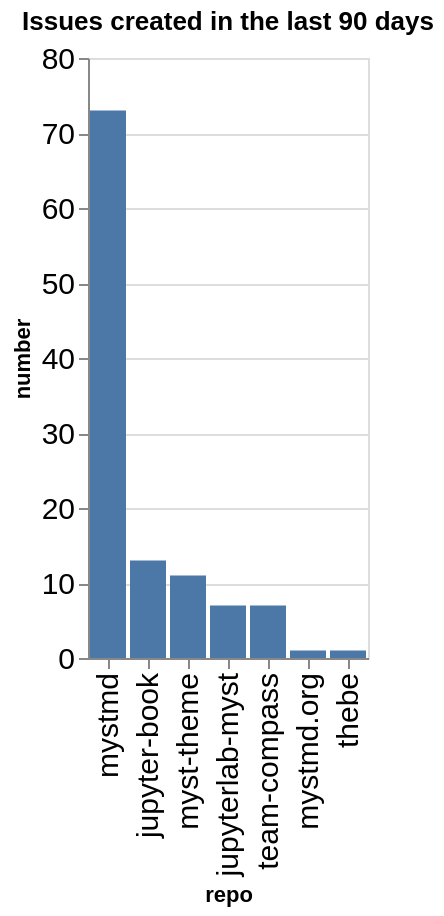

Notebook source saved alongside this figure:
### Code cell
created_counts = created.groupby(['org', 'repo']).count()['number'].reset_index()
created_counts['org/repo'] = created_counts.apply(lambda a: a['org'] + '/' + a['repo'], axis=1)
sorted_vals = created_counts.sort_values(['org', 'number'], ascending=False)['repo'].values
alt.Chart(data=created_counts, title=f"Issues created in the last {n_days} days").mark_bar().encode(
    x=alt.X('repo', sort=alt.Sort(sorted_vals.tolist())),
    y='number',
)

### Figure 1 — Vega-Lite specification as saved in the notebook (floating-point values rounded to 4 significant figures)
{"config": {"axisLeft": {"labelFontSize": 15}, "axisBottom": {"labelFontSize": 15}}, "data": {"name": "data-cb8e444e9986f83034c85cc79a218755"}, "mark": {"type": "bar"}, "encoding": {"x": {"field": "repo", "sort": ["mystmd", "jupyter-book", "myst-theme", "jupyterlab-myst", "team-compass", "mystmd.org", "thebe"], "type": "nominal"}, "y": {"field": "number", "type": "quantitative"}}, "title": "Issues created in the last 90 days", "$schema": "https://vega.github.io/schema/vega-lite/v5.20.1.json", "datasets": {"data-cb8e444e9986f83034c85cc79a218755": [{"org": "jupyter-book", "repo": "jupyter-book", "number": 13, "org/repo": "jupyter-book/jupyter-book"}, {"org": "jupyter-book", "repo": "jupyterlab-myst", "number": 7, "org/repo": "jupyter-book/jupyterlab-myst"}, {"org": "jupyter-book", "repo": "myst-theme", "number": 11, "org/repo": "jupyter-book/myst-theme"}, {"org": "jupyter-book", "repo": "mystmd", "number": 73, "org/repo": "jupyter-book/mystmd"}, {"org": "jupyter-book", "repo": "mystmd.org", "number": 1, "org/repo": "jupyter-book/mystmd.org"}, {"org": "jupyter-book", "repo": "team-compass", "number": 7, "org/repo": "jupyter-book/team-compass"}, {"org": "jupyter-book", "repo": "thebe", "number": 1, "org/repo": "jupyter-book/thebe"}]}}
